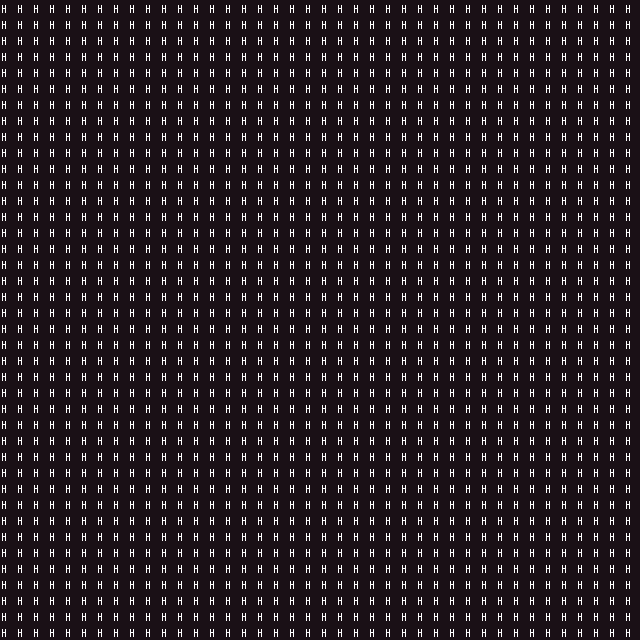

Rendered tile map (Tiled .tmx) drawn with the repository's tilesets; below, a short description and the full map source, tile grids included:
An orthogonal 40x40 tile map with 16x16 px tiles, 1 tile layer (prototype).

<map version="1.10" tiledversion="1.10.2" orientation="orthogonal" renderorder="right-down" width="40" height="40" tilewidth="16" tileheight="16" infinite="0" nextlayerid="9" nextobjectid="1">
 <tileset firstgid="98" source="TangerineTavernPNG_PetricakeGames.tsx" />
 <layer id="1" name="prototype" width="40" height="40">
  <data encoding="csv">
206,206,206,206,206,206,206,206,206,206,206,206,206,206,206,206,206,206,206,206,206,206,206,206,206,206,206,206,206,206,206,206,206,206,206,206,206,206,206,206,
206,206,206,206,206,206,206,206,206,206,206,206,206,206,206,206,206,206,206,206,206,206,206,206,206,206,206,206,206,206,206,206,206,206,206,206,206,206,206,206,
206,206,206,206,206,206,206,206,206,206,206,206,206,206,206,206,206,206,206,206,206,206,206,206,206,206,206,206,206,206,206,206,206,206,206,206,206,206,206,206,
206,206,206,206,206,206,206,206,206,206,206,206,206,206,206,206,206,206,206,206,206,206,206,206,206,206,206,206,206,206,206,206,206,206,206,206,206,206,206,206,
206,206,206,206,206,206,206,206,206,206,206,206,206,206,206,206,206,206,206,206,206,206,206,206,206,206,206,206,206,206,206,206,206,206,206,206,206,206,206,206,
206,206,206,206,206,206,206,206,206,206,206,206,206,206,206,206,206,206,206,206,206,206,206,206,206,206,206,206,206,206,206,206,206,206,206,206,206,206,206,206,
206,206,206,206,206,206,206,206,206,206,206,206,206,206,206,206,206,206,206,206,206,206,206,206,206,206,206,206,206,206,206,206,206,206,206,206,206,206,206,206,
206,206,206,206,206,206,206,206,206,206,206,206,206,206,206,206,206,206,206,206,206,206,206,206,206,206,206,206,206,206,206,206,206,206,206,206,206,206,206,206,
206,206,206,206,206,206,206,206,206,206,206,206,206,206,206,206,206,206,206,206,206,206,206,206,206,206,206,206,206,206,206,206,206,206,206,206,206,206,206,206,
206,206,206,206,206,206,206,206,206,206,206,206,206,206,206,206,206,206,206,206,206,206,206,206,206,206,206,206,206,206,206,206,206,206,206,206,206,206,206,206,
206,206,206,206,206,206,206,206,206,206,206,206,206,206,206,206,206,206,206,206,206,206,206,206,206,206,206,206,206,206,206,206,206,206,206,206,206,206,206,206,
206,206,206,206,206,206,206,206,206,206,206,206,206,206,206,206,206,206,206,206,206,206,206,206,206,206,206,206,206,206,206,206,206,206,206,206,206,206,206,206,
206,206,206,206,206,206,206,206,206,206,206,206,206,206,206,206,206,206,206,206,206,206,206,206,206,206,206,206,206,206,206,206,206,206,206,206,206,206,206,206,
206,206,206,206,206,206,206,206,206,206,206,206,206,206,206,206,206,206,206,206,206,206,206,206,206,206,206,206,206,206,206,206,206,206,206,206,206,206,206,206,
206,206,206,206,206,206,206,206,206,206,206,206,206,206,206,206,206,206,206,206,206,206,206,206,206,206,206,206,206,206,206,206,206,206,206,206,206,206,206,206,
206,206,206,206,206,206,206,206,206,206,206,206,206,206,206,206,206,206,206,206,206,206,206,206,206,206,206,206,206,206,206,206,206,206,206,206,206,206,206,206,
206,206,206,206,206,206,206,206,206,206,206,206,206,206,206,206,206,206,206,206,206,206,206,206,206,206,206,206,206,206,206,206,206,206,206,206,206,206,206,206,
206,206,206,206,206,206,206,206,206,206,206,206,206,206,206,206,206,206,206,206,206,206,206,206,206,206,206,206,206,206,206,206,206,206,206,206,206,206,206,206,
206,206,206,206,206,206,206,206,206,206,206,206,206,206,206,206,206,206,206,206,206,206,206,206,206,206,206,206,206,206,206,206,206,206,206,206,206,206,206,206,
206,206,206,206,206,206,206,206,206,206,206,206,206,206,206,206,206,206,206,206,206,206,206,206,206,206,206,206,206,206,206,206,206,206,206,206,206,206,206,206,
206,206,206,206,206,206,206,206,206,206,206,206,206,206,206,206,206,206,206,206,206,206,206,206,206,206,206,206,206,206,206,206,206,206,206,206,206,206,206,206,
206,206,206,206,206,206,206,206,206,206,206,206,206,206,206,206,206,206,206,206,206,206,206,206,206,206,206,206,206,206,206,206,206,206,206,206,206,206,206,206,
206,206,206,206,206,206,206,206,206,206,206,206,206,206,206,206,206,206,206,206,206,206,206,206,206,206,206,206,206,206,206,206,206,206,206,206,206,206,206,206,
206,206,206,206,206,206,206,206,206,206,206,206,206,206,206,206,206,206,206,206,206,206,206,206,206,206,206,206,206,206,206,206,206,206,206,206,206,206,206,206,
206,206,206,206,206,206,206,206,206,206,206,206,206,206,206,206,206,206,206,206,206,206,206,206,206,206,206,206,206,206,206,206,206,206,206,206,206,206,206,206,
206,206,206,206,206,206,206,206,206,206,206,206,206,206,206,206,206,206,206,206,206,206,206,206,206,206,206,206,206,206,206,206,206,206,206,206,206,206,206,206,
206,206,206,206,206,206,206,206,206,206,206,206,206,206,206,206,206,206,206,206,206,206,206,206,206,206,206,206,206,206,206,206,206,206,206,206,206,206,206,206,
206,206,206,206,206,206,206,206,206,206,206,206,206,206,206,206,206,206,206,206,206,206,206,206,206,206,206,206,206,206,206,206,206,206,206,206,206,206,206,206,
206,206,206,206,206,206,206,206,206,206,206,206,206,206,206,206,206,206,206,206,206,206,206,206,206,206,206,206,206,206,206,206,206,206,206,206,206,206,206,206,
206,206,206,206,206,206,206,206,206,206,206,206,206,206,206,206,206,206,206,206,206,206,206,206,206,206,206,206,206,206,206,206,206,206,206,206,206,206,206,206,
206,206,206,206,206,206,206,206,206,206,206,206,206,206,206,206,206,206,206,206,206,206,206,206,206,206,206,206,206,206,206,206,206,206,206,206,206,206,206,206,
206,206,206,206,206,206,206,206,206,206,206,206,206,206,206,206,206,206,206,206,206,206,206,206,206,206,206,206,206,206,206,206,206,206,206,206,206,206,206,206,
206,206,206,206,206,206,206,206,206,206,206,206,206,206,206,206,206,206,206,206,206,206,206,206,206,206,206,206,206,206,206,206,206,206,206,206,206,206,206,206,
206,206,206,206,206,206,206,206,206,206,206,206,206,206,206,206,206,206,206,206,206,206,206,206,206,206,206,206,206,206,206,206,206,206,206,206,206,206,206,206,
206,206,206,206,206,206,206,206,206,206,206,206,206,206,206,206,206,206,206,206,206,206,206,206,206,206,206,206,206,206,206,206,206,206,206,206,206,206,206,206,
206,206,206,206,206,206,206,206,206,206,206,206,206,206,206,206,206,206,206,206,206,206,206,206,206,206,206,206,206,206,206,206,206,206,206,206,206,206,206,206,
206,206,206,206,206,206,206,206,206,206,206,206,206,206,206,206,206,206,206,206,206,206,206,206,206,206,206,206,206,206,206,206,206,206,206,206,206,206,206,206,
206,206,206,206,206,206,206,206,206,206,206,206,206,206,206,206,206,206,206,206,206,206,206,206,206,206,206,206,206,206,206,206,206,206,206,206,206,206,206,206,
206,206,206,206,206,206,206,206,206,206,206,206,206,206,206,206,206,206,206,206,206,206,206,206,206,206,206,206,206,206,206,206,206,206,206,206,206,206,206,206,
206,206,206,206,206,206,206,206,206,206,206,206,206,206,206,206,206,206,206,206,206,206,206,206,206,206,206,206,206,206,206,206,206,206,206,206,206,206,206,206
</data>
 </layer>
</map>
